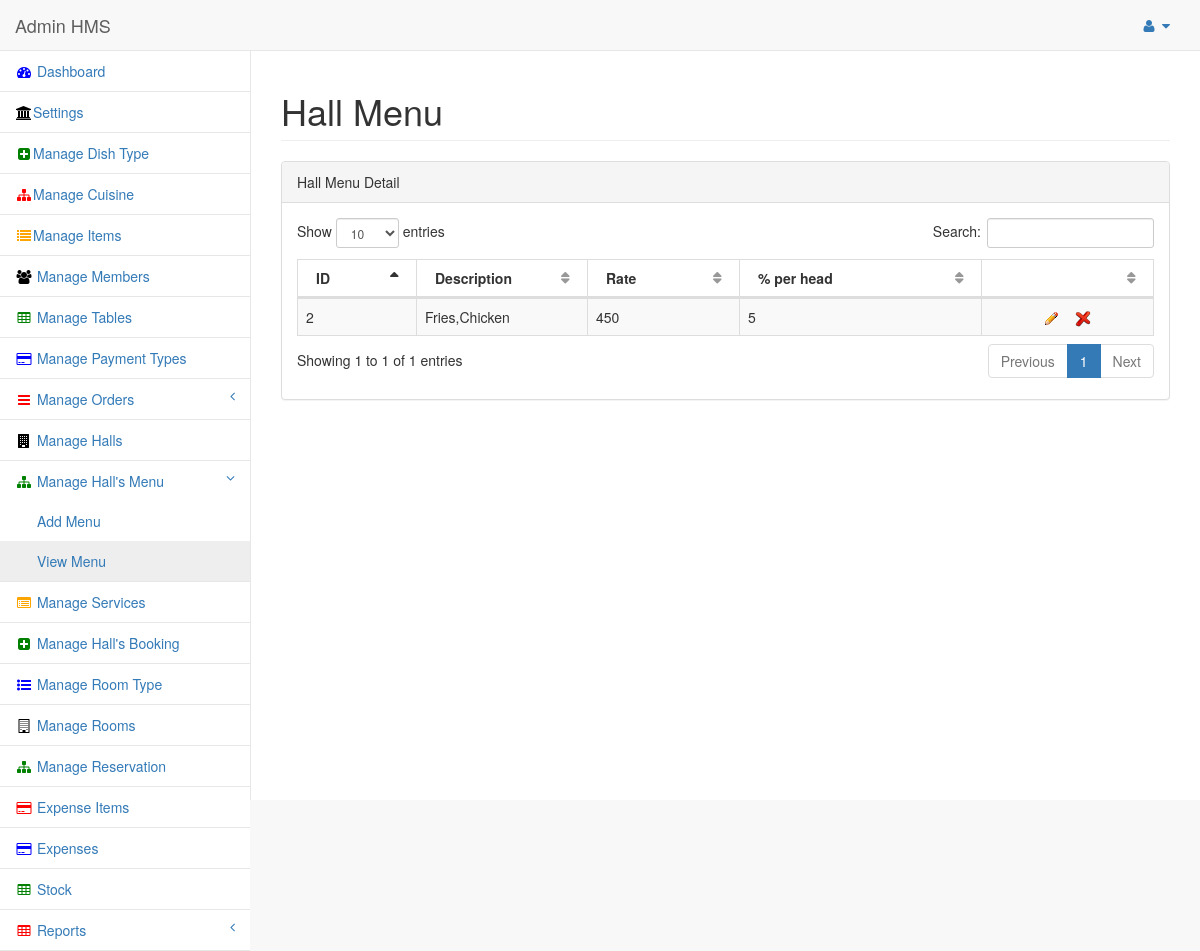
/admin/panel/view_menu.php (signed in), run on the app's committed database.
### tables this page shows
CREATE TABLE IF NOT EXISTS `menu_hall` (
  `mn_id` int(11) NOT NULL AUTO_INCREMENT,
  `mn_desc` text NOT NULL,
  `mn_status` int(11) NOT NULL,
  `mn_rate` float NOT NULL,
  `mn_person` float NOT NULL,
  PRIMARY KEY (`mn_id`)
);

### functions.php (called while the page is built, shortened)
<?php
function get_title($mode,$text){
switch($mode)
{
case item:	   $sql2 = "select i_name title from items where i_id ='$text'"; break;
}
$result = mysql_query($sql2);
$rows = mysql_fetch_assoc($result);
$title	= $rows["title"];
return $title;
}
?>

### admin/panel/view_menu.php (the view, shortened to what this page needs)
<?php require_once('../../conn/db.php');
 require_once('../../functions.php'); ?>
<!DOCTYPE html>
<html lang="en">
<head>
    <link href="../bower_components/bootstrap/dist/css/bootstrap.min.css" rel="stylesheet">
    <link href="../bower_components/metisMenu/dist/metisMenu.min.css" rel="stylesheet">
    <link href="../bower_components/datatables-plugins/integration/bootstrap/3/dataTables.bootstrap.css" rel="stylesheet">
    <link href="../bower_components/datatables-responsive/css/dataTables.responsive.css" rel="stylesheet">
    <link href="../dist/css/sb-admin-2.css" rel="stylesheet">
    <link href="../bower_components/font-awesome/css/font-awesome.min.css" rel="stylesheet" type="text/css">
</head>
<body>
    <div id="wrapper">
        <nav class="navbar navbar-default navbar-static-top" role="navigation" style="margin-bottom: 0">
            <div class="navbar-header">
                <a class="navbar-brand" href="index.php"> Admin HMS</a>
            </div>
             <?php include("topbar.php") ?>
		<?php include("sidebar.php"); ?>
        </nav>
        <div id="page-wrapper">
            <div class="row">
                <div class="col-lg-12">
                    <h1 class="page-header">Hall Menu</h1>
                </div>
            </div>
            <div class="row">
                <div class="col-lg-12">
                    <div class="panel panel-default">
                        <div class="panel-heading">
                            Hall Menu Detail
                        </div>
                        <div class="panel-body">
                            <div class="dataTable_wrapper">
                                <table class="table table-striped table-bordered table-hover" id="dataTables-example">
                                    <thead>
                                        <tr>
                                            <th>ID</th>
                                            <th width="20%">Description</th>
                                            <th>Rate</th>
                                            <th>% per head</th>
											<th width="20%"> </th>
                                        </tr>
                                    </thead>
                                    <tbody>
									                 <?php
				$insertSQL = "SELECT * FROM menu_hall where mn_status = 0";
				$Result1 = mysql_query($insertSQL, $dbconfig) or die(mysql_error());
				$resultstr = array();
				while($row = mysql_fetch_assoc($Result1))
				{
				$mn_id 		 = $row["mn_id"];
				$mn_desc	 = $row["mn_desc"];
				$mn_rate	 = $row["mn_rate"];
				$mn_person	 = $row["mn_person"];
						?>
                                        <tr class="odd gradeX">
                                            <td><?php echo $mn_id; ?></td>
                                            <td><?php $myArray = explode('#', $mn_desc);
						foreach ($myArray as $item) {
							$resultstr[] = get_title(item,$item);
						 }
						 array_shift($resultstr);
						 $result = implode(",",$resultstr);
						echo $result;
						 ?></td>
                                            <td><?php echo $mn_rate; ?></td>
                                            <td><?php echo $mn_person; ?></td>
                                            <td align="center"><a href="add_menu.php?mn_id=<?php echo $mn_id; ?>" title="Edit"> <img src="img/edit.gif" alt="HMS" /></a>
											&nbsp;&nbsp;  <a href="delete_menu.php?mn_id=<?php echo $mn_id; ?>" title="Delete" onclick="return confirm('Are you sure to want to delete ?');"> <img src="img/delete.png" alt="HMS" /></a> </td>
                                        </tr>
				<?php } ?>
                                     </tbody>
                                </table>
                            </div>
                        </div>
                    </div>
                </div>
            </div>
        </div>
    </div>
</body>
</html>

### data on the page
menu_hall: mn_id "2", result "Fries,Chicken", mn_rate "450", mn_person "5"
